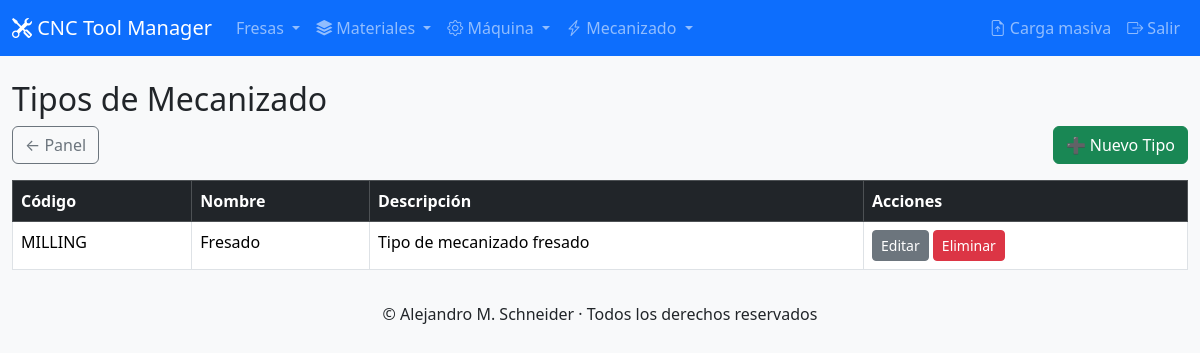
Screenshot of /ADMIN/admin/machining_types.php with the database file from the repository.
### tables this page shows
CREATE TABLE `machining_types` (
  `machining_type_id` int(11) NOT NULL,
  `code` varchar(50) NOT NULL,
  `name` varchar(100) NOT NULL,
  `description` text DEFAULT NULL
);

### ADMIN/admin/machining_types.php (the view, shortened to what this page needs)
<?php
require_once __DIR__.'/../includes/db.php';
include 'header.php';
$mt = $pdo->query("SELECT * FROM machining_types ORDER BY name")
          ->fetchAll(PDO::FETCH_ASSOC);
?>
<h2>Tipos de Mecanizado</h2>
<div class="mb-3 d-flex justify-content-between">
  <a href="dashboard.php" class="btn btn-outline-secondary">← Panel</a>
  <a href="machining_types_form.php" class="btn btn-success">➕ Nuevo Tipo</a>
</div>
<table class="table table-bordered table-hover">
  <thead class="table-dark">
    <tr><th>Código</th><th>Nombre</th><th>Descripción</th><th>Acciones</th></tr>
  </thead>
  <tbody>
    <?php foreach($mt as $m): ?>
      <tr>
        <td><?= htmlspecialchars($m['code']) ?></td>
        <td><?= htmlspecialchars($m['name']) ?></td>
        <td><?= htmlspecialchars($m['description']) ?></td>
        <td>
          <a href="machining_types_edit.php?id=<?= $m['machining_type_id'] ?>"
             class="btn btn-sm btn-secondary">Editar</a>
          <a href="machining_types_delete.php?id=<?= $m['machining_type_id'] ?>"
             class="btn btn-sm btn-danger"
             onclick="return confirm('¿Eliminar este tipo?');">
            Eliminar
          </a>
        </td>
      </tr>
    <?php endforeach; ?>
  </tbody>
</table>
<?php include 'footer.php'; ?>

### rows the page displays
machining_types: code "MILLING", name "Fresado", description "Tipo de mecanizado fresado"
